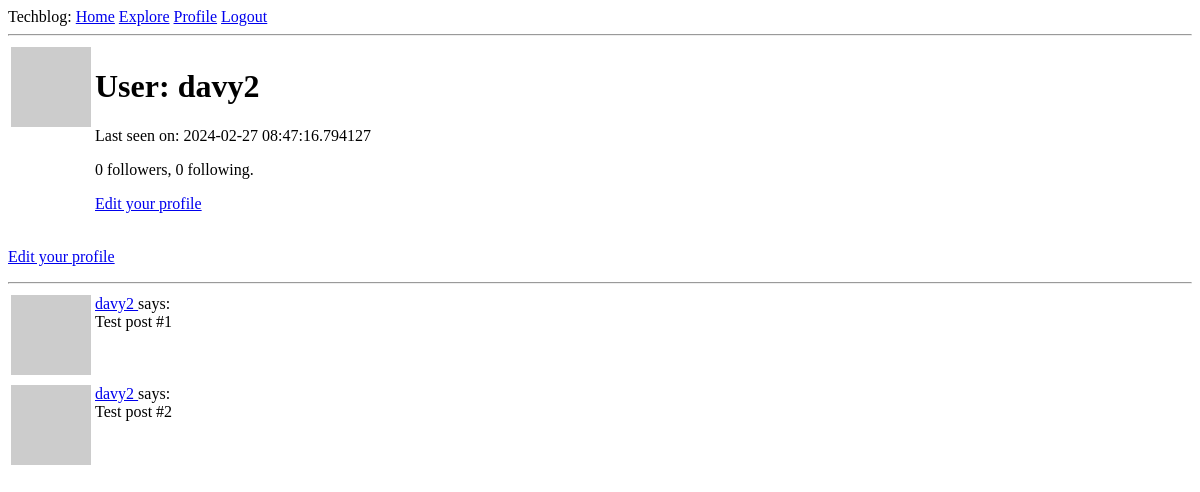
The page /user/davy2 (signed in) on the database as committed earlier.
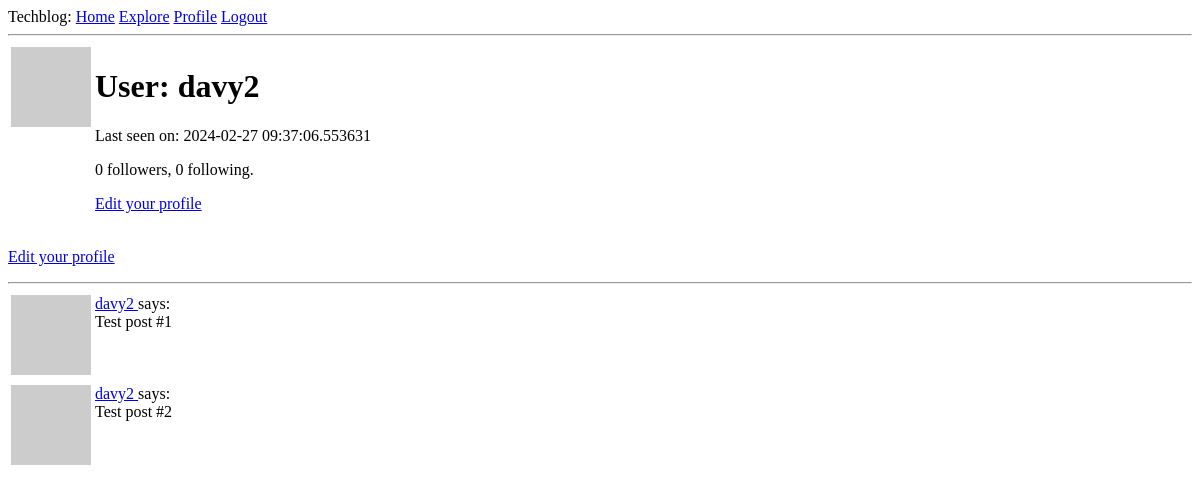
The same page on the database as committed later.
### app/models.py (models this page shows, shortened)
class User(UserMixin, db.Model):
    id: so.Mapped[int] = so.mapped_column(primary_key=True)
    username: so.Mapped[str] = so.mapped_column(sa.String(64), index=True,
                                                unique=True)
    email: so.Mapped[str] = so.mapped_column(sa.String(120), index=True,
                                             unique=True)
    password_hash: so.Mapped[Optional[str]] = so.mapped_column(sa.String(256))
    about_me: so.Mapped[Optional[str]] = so.mapped_column(sa.String(140))
    last_seen: so.Mapped[Optional[datetime]] = so.mapped_column(
        default=lambda: datetime.now(timezone.utc))
    posts: so.WriteOnlyMapped['Post'] = so.relationship(
        back_populates='author')
    following: so.WriteOnlyMapped['User'] = so.relationship(
        secondary=followers, primaryjoin=(followers.c.follower_id == id),
        secondaryjoin=(followers.c.followed_id == id),
        back_populates='followers')
    followers:so.WriteOnlyMapped['User'] = so.relationship(
        secondary=followers, primaryjoin=(followers.c.followed_id == id),
        secondaryjoin=(followers.c.follower_id == id),
        back_populates='following')
    def avatar(self, size):
        digest = md5(self.email.lower().encode('utf-8')).hexdigest()
        return f'https://www.gravatar.com/avatar/{digest}?d=identicon&s={size}'
    def followers_count(self):
        query = sa.select(sa.func.count()).select_from(
            self.followers.select().subquery())
        return db.session.scalar(query)
    def following_count(self):
        query = sa.select(sa.func.count()).select_from(
            self.following.select().subquery())
        return db.session.scalar(query)

### app/routes.py (the view)
@app.route('/user/<username>')
@login_required
def user(username):
    user = db.first_or_404(sa.select(User).where(User.username == username))
    posts = [
        {'author': user, 'body': 'Test post #1'},
        {'author': user, 'body': 'Test post #2'}
    ]
    form = EmptyForm()
    return render_template('user.html', user=user, posts=posts, form=form)

### app/models.py (called while the page is built)
@login.user_loader
def load_user(id):
    return db.session.get(User, int(id))

### app/routes.py (called while the page is built)
@app.before_request
def before_request():
    if current_user.is_authenticated:
        current_user.last_seen = datetime.now(timezone.utc)
        db.session.commit()

### app/templates/user.html (shortened to what this page needs)
{% extends "base.html" %}
{% block content %}
    <table>
        <tr valign="top">
            <td><img src="{{ user.avatar(128) }}"></td>
            <td>
                <h1>User: {{ user.username }}</h1>
                {% if user.last_seen %}<p>Last seen on: {{ user.last_seen }}</p>{% endif %}
                <p>{{ user.followers_count() }} followers, {{ user.following_count() }} following.</p>
                {% if user == current_user %}
                <p><a href="{{ url_for('edit_profile') }}">Edit your profile</a></p>
                {% endif %}
            </td>
        </tr>
    </table>
    {% if user == current_user %}
    <p><a href="{{ url_for('edit_profile') }}">Edit your profile</a></p>
    {% endif %}
    <hr>
    {% for post in posts %}
        {% include '_post.html' %}
    {% endfor %}
{% endblock %}

### app/templates/_post.html
<table>
    <tr valign="top">
        <td><img src="{{ post.author.avatar(36) }}"></td>
        <td>
            <a href="{{ url_for('user', username=post.author.username) }}">
                {{ post.author.username }}
            </a>
            says:<br>{{ post.body }}
        </td>
    </tr>
</table>

Rows that differ between the two databases and show on the page:
changed User "davy2": last_seen "2024-02-27 08:47:16.794127" → "2024-02-27 09:37:06.553631"
